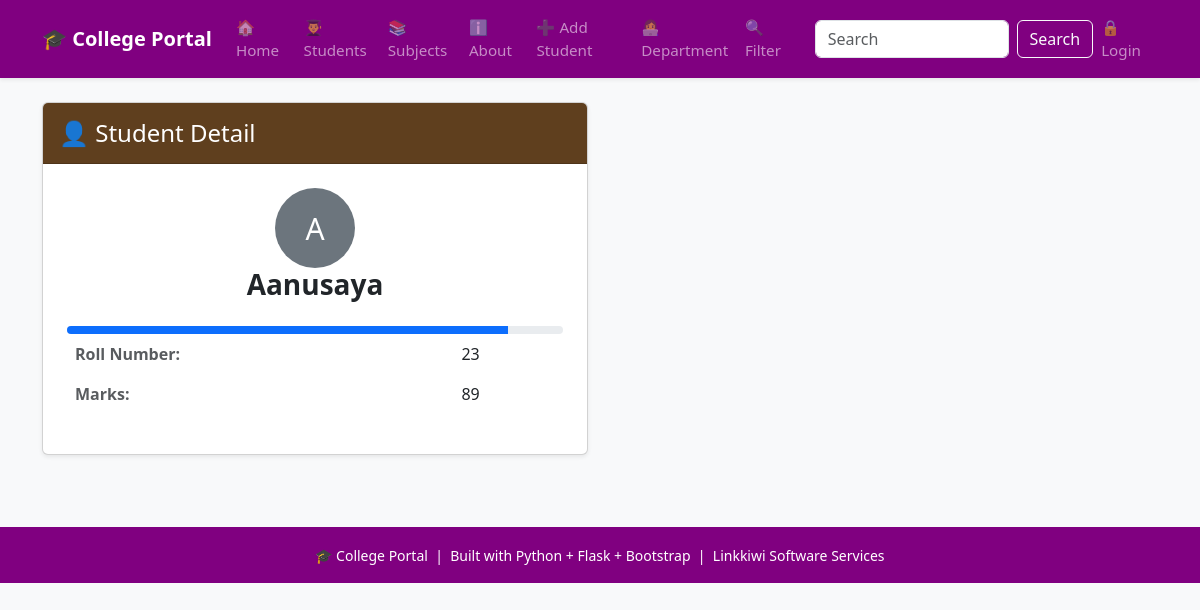
The app's page /students/8 with its own data.
### tables this page shows
CREATE TABLE students
                    (id INTEGER PRIMARY KEY AUTOINCREMENT,
                     name TEXT NOT NULL,
                     roll INTEGER NOT NULL,
                     marks INTEGER NOT NULL,
                     subject TEXT NOT NULL,
                     attendance INTEGER DEFAULT 0);

### app.py (the view)
@app.route("/students/<int:id>")
def student_detail(id):
    conn = get_db()
    student = conn.execute('SELECT * FROM students WHERE id = ?', (id,)).fetchone()
    conn.close()
    if student is None:
        flash("Student not found", "danger")
        return redirect(url_for("students_page"))
    return render_template("detail.html", student=student)

### database.py (called while the page is built)
def get_db():
   conn = sqlite3.connect('myproject.db')
   conn.row_factory = sqlite3.Row  # To access columns by name
   return conn

### templates/detail.html (shortened to what this page needs)
{% extends 'base.html' %}
{% block content %}
<div class="row" class="justify-content-center">
    <div class="col-md-6">
        <div class="card shadow-sm mb-4">
            <div class="card-header py-3"
                 style="background-color: #5f3f1e;">
                <h4 class="mb-0 text-white">
                    👤 Student Detail
                </h4>
            </div>
            <div class="card-body p-4">
                 <div class="text-center mb-4">
                    <div class="avatar rounded-circle bg-secondary text-white
                                d-inline-flex align-items-center justify-content-center"
                         style="width: 80px; height: 80px; font-size: 30px;">
                        {{ student['name'][0]|upper }}
                    </div>
                    <h3 class="fw-bold">{{ student['name'] }} </h3>
                </div>
                 <table class="table table-borderless">
                    <tr>
                        <th class="text-muted fw-bold">Roll Number:</th>
                        <td>{{ student['roll'] }}</td>
                    </tr>
                    <tr>
                        <td class="text-muted fw-bold">Marks:</td>
                        <td>{{ student['marks'] }}</td>
                        <div class="progress mt-2" style="height:8px;">
                            <div class="progress-bar
                                {% if student['marks'] >= 90 %}bg-success
                                {% elif student['marks'] >= 75 %}bg-primary
                                {% elif student['marks'] >= 60 %}bg-warning
                                {% else %}bg-danger{% endif %}"
                                style="width: {{ student['marks'] }}%;">
                            </div>
                        </div>
                    </tr>
                    </table>
            </div>
        </div>
    </div>
</div>
{% endblock %}

### templates/Base.html (style rules this page uses)
:root { --brand:purple; }

### records on screen
students: name "A", name "Aanusaya", roll "23", marks "89"
